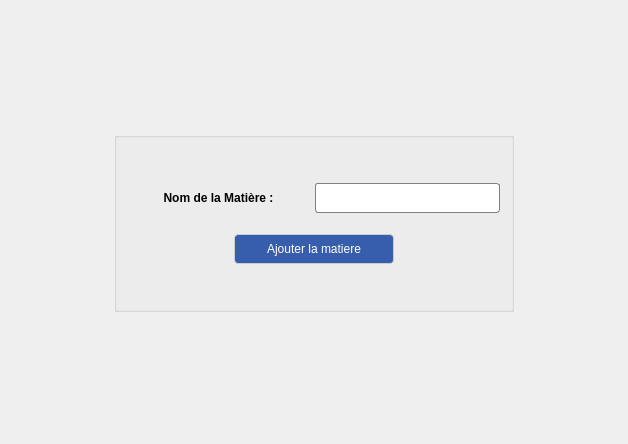
<?xml version="1.0" encoding="UTF-8"?>
<ui version="4.0">
 <class>FenetreAjouterMatiere</class>
 <widget class="QWidget" name="FenetreAjouterMatiere">
  <property name="geometry">
   <rect>
    <x>0</x>
    <y>0</y>
    <width>628</width>
    <height>444</height>
   </rect>
  </property>
  <property name="windowTitle">
   <string>FenetreAjouterMatiere</string>
  </property>
  <property name="styleSheet">
   <string notr="true">QPushButton#boutonAjouterMatiere{
	font: 75 14pt &quot;Tw Cen MT&quot;;
	border: 1px solid #ccc;
	border-radius: 4px;
	background-color: rgb(55, 94, 173);
	color: #fff;
}

QPushButton#boutonAjouterAmphi:hover {
	background-color: rgb(47, 80, 147);
}

QMessageBox { 
	font-size: 15px;
 }

QLabel {
	font: 75 10pt &quot;MS Shell Dlg 2&quot;;
	font-weight: bold;
	text-align: center;
}

QComboBox, QLineEdit{
     border: 1px solid gray;
     border-radius: 3px;
     padding: 1px 18px 1px 3px;
     min-width: 6em;
 }
 
 QComboBox:!editable, QComboBox::drop-down:editable {
      background: qlineargradient(x1: 0, y1: 0, x2: 0, y2: 1,
                                  stop: 0 #E1E1E1, stop: 0.4 #DDDDDD,
                                  stop: 0.5 #D8D8D8, stop: 1.0 #D3D3D3);
 }

 QComboBox:!editable:on, QComboBox::drop-down:editable:on {
     background: qlineargradient(x1: 0, y1: 0, x2: 0, y2: 1,
                                 stop: 0 #D3D3D3, stop: 0.4 #D8D8D8,
                                 stop: 0.5 #DDDDDD, stop: 1.0 #E1E1E1);
 }
 
 QComboBox:on{
     padding-top: 3px;
     padding-left: 4px;
 }
 
 QComboBox::drop-down {
     subcontrol-origin: padding;
     subcontrol-position: top right;
     width: 15px;
 
     border-left-width: 1px;
     border-left-color: darkgray;
     border-left-style: solid;
     border-top-right-radius: 3px;
     border-bottom-right-radius: 3px;
 }

 QComboBox::down-arrow{
     image: url(:/imgs/images/flecheBas.png);
	 width: 10px;
 }

 QComboBox QAbstractItemView{
     border: 2px solid darkgray;
     selection-background-color: #394da7;
 }</string>
  </property>
  <layout class="QGridLayout" name="gridLayout_2">
   <item row="0" column="1">
    <widget class="QGroupBox" name="groupBoxAjoutMat">
     <property name="minimumSize">
      <size>
       <width>400</width>
       <height>0</height>
      </size>
     </property>
     <property name="maximumSize">
      <size>
       <width>16777215</width>
       <height>180</height>
      </size>
     </property>
     <property name="title">
      <string/>
     </property>
     <layout class="QGridLayout" name="gridLayout">
      <item row="0" column="0">
       <layout class="QVBoxLayout" name="verticalLayout">
        <item>
         <layout class="QHBoxLayout" name="horizontalLayout">
          <item>
           <widget class="QLabel" name="labelNomMatiere">
            <property name="text">
             <string>Nom de la Matière :</string>
            </property>
            <property name="alignment">
             <set>Qt::AlignCenter</set>
            </property>
           </widget>
          </item>
          <item>
           <widget class="QLineEdit" name="lineEditNomMatiere">
            <property name="minimumSize">
             <size>
              <width>101</width>
              <height>30</height>
             </size>
            </property>
            <property name="maximumSize">
             <size>
              <width>185</width>
              <height>16777215</height>
             </size>
            </property>
           </widget>
          </item>
         </layout>
        </item>
        <item>
         <spacer name="verticalSpacer">
          <property name="orientation">
           <enum>Qt::Vertical</enum>
          </property>
          <property name="sizeType">
           <enum>QSizePolicy::Maximum</enum>
          </property>
          <property name="sizeHint" stdset="0">
           <size>
            <width>20</width>
            <height>15</height>
           </size>
          </property>
         </spacer>
        </item>
        <item>
         <layout class="QHBoxLayout" name="horizontalLayout_3">
          <item>
           <spacer name="horizontalSpacer">
            <property name="orientation">
             <enum>Qt::Horizontal</enum>
            </property>
            <property name="sizeHint" stdset="0">
             <size>
              <width>40</width>
              <height>20</height>
             </size>
            </property>
           </spacer>
          </item>
          <item>
           <widget class="QPushButton" name="boutonAjouterMatiere">
            <property name="minimumSize">
             <size>
              <width>160</width>
              <height>30</height>
             </size>
            </property>
            <property name="text">
             <string>Ajouter la matiere</string>
            </property>
           </widget>
          </item>
          <item>
           <spacer name="horizontalSpacer_2">
            <property name="orientation">
             <enum>Qt::Horizontal</enum>
            </property>
            <property name="sizeHint" stdset="0">
             <size>
              <width>40</width>
              <height>20</height>
             </size>
            </property>
           </spacer>
          </item>
         </layout>
        </item>
       </layout>
      </item>
     </layout>
    </widget>
   </item>
   <item row="0" column="0">
    <spacer name="horizontalSpacer_3">
     <property name="orientation">
      <enum>Qt::Horizontal</enum>
     </property>
     <property name="sizeType">
      <enum>QSizePolicy::MinimumExpanding</enum>
     </property>
     <property name="sizeHint" stdset="0">
      <size>
       <width>50</width>
       <height>20</height>
      </size>
     </property>
    </spacer>
   </item>
   <item row="0" column="2">
    <spacer name="horizontalSpacer_4">
     <property name="orientation">
      <enum>Qt::Horizontal</enum>
     </property>
     <property name="sizeType">
      <enum>QSizePolicy::MinimumExpanding</enum>
     </property>
     <property name="sizeHint" stdset="0">
      <size>
       <width>50</width>
       <height>20</height>
      </size>
     </property>
    </spacer>
   </item>
  </layout>
 </widget>
 <layoutdefault spacing="6" margin="11"/>
 <resources/>
 <connections/>
</ui>
